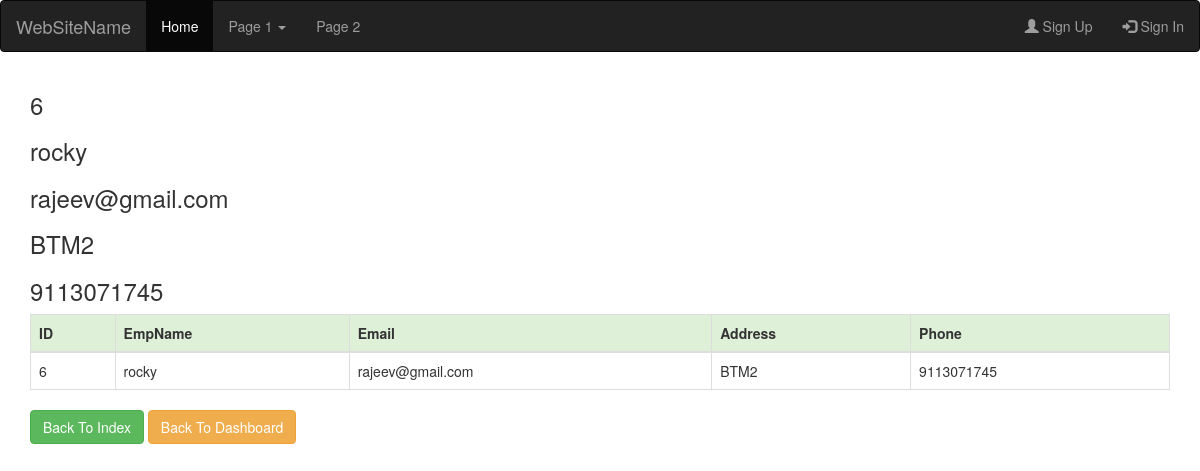
The page /crud/view/6 on the database its author committed.
### crud/models.py (models this page shows, shortened)
class Employee(models.Model):
    emp_name = models.CharField(max_length=100)
    emp_email = models.CharField(max_length=100, unique=True)
    address = models.CharField(max_length=250, default=None)
    phone = models.CharField(max_length=50, default=None)
    class Meta:
        db_table = 'employee'

### crud/views.py (the view)
# urls.py: url(r'^view/(?P<id>[0-9]+)$', views.view, name='view'),
def view(request, id):
    data = Employee.objects.get(id=id)
    return render(request, 'crud/view.html', {'data': data})

### crud/templates/crud/view.html
{% extends 'layout.html' %}
{% block content %}
<h3>{{ data.id }}</h3>
<h3>{{ data.emp_name }}</h3>
<h3>{{ data.emp_email }}</h3>
<h3>{{ data.address }}</h3>
<h3>{{ data.phone }}</h3>
<table class="table table-bordered">
    <thead>
    <tr class="success">
        <th>ID</th>
        <th>EmpName</th>
        <th>Email</th>
        <th>Address</th>
        <th>Phone</th>
    </tr>
    </thead>
    <tbody>
     <tr>
            <td>{{ data.id }}</td>
            <td>{{ data.emp_name }}</td>
            <td>{{ data.emp_email }}</td>
            <td>{{ data.address }}</td>
            <td>{{ data.phone }}</td>
    </tr>
    </tbody>
</table>
<a class="btn btn-success" href="/crud/index">Back To Index</a>
<a class="btn btn-warning" href="/sites/signin">Back To Dashboard</a>
{% endblock %}

### rows shown on the page
Employee: id "6", emp_name "rocky", emp_email "rajeev@gmail.com", address "BTM2", phone "9113071745"
